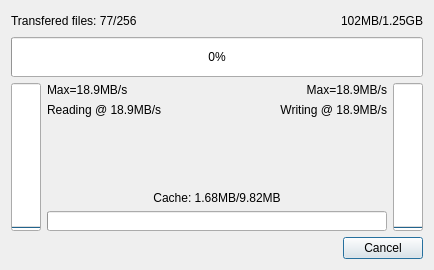
<?xml version="1.0" encoding="UTF-8"?>
<ui version="4.0">
 <class>TransferDialog</class>
 <widget class="QDialog" name="TransferDialog">
  <property name="geometry">
   <rect>
    <x>0</x>
    <y>0</y>
    <width>434</width>
    <height>270</height>
   </rect>
  </property>
  <property name="windowTitle">
   <string>Downloading the files</string>
  </property>
  <layout class="QVBoxLayout" name="verticalLayout_2">
   <item>
    <layout class="QHBoxLayout" name="horizontalLayout">
     <item>
      <widget class="QLabel" name="transfered_files">
       <property name="text">
        <string>Transfered files: 77/256</string>
       </property>
      </widget>
     </item>
     <item>
      <spacer name="horizontalSpacer">
       <property name="orientation">
        <enum>Qt::Horizontal</enum>
       </property>
       <property name="sizeHint" stdset="0">
        <size>
         <width>40</width>
         <height>20</height>
        </size>
       </property>
      </spacer>
     </item>
     <item>
      <widget class="QLabel" name="transfered_data">
       <property name="text">
        <string>102MB/1.25GB</string>
       </property>
       <property name="alignment">
        <set>Qt::AlignRight|Qt::AlignTrailing|Qt::AlignVCenter</set>
       </property>
      </widget>
     </item>
    </layout>
   </item>
   <item>
    <widget class="QProgressBar" name="transfer_bar">
     <property name="minimumSize">
      <size>
       <width>0</width>
       <height>40</height>
      </size>
     </property>
     <property name="value">
      <number>0</number>
     </property>
    </widget>
   </item>
   <item>
    <layout class="QHBoxLayout" name="horizontalLayout_3">
     <item>
      <widget class="QProgressBar" name="read_bar">
       <property name="minimumSize">
        <size>
         <width>30</width>
         <height>80</height>
        </size>
       </property>
       <property name="value">
        <number>0</number>
       </property>
       <property name="textVisible">
        <bool>false</bool>
       </property>
       <property name="orientation">
        <enum>Qt::Vertical</enum>
       </property>
      </widget>
     </item>
     <item>
      <layout class="QVBoxLayout" name="verticalLayout">
       <item>
        <layout class="QGridLayout" name="gridLayout">
         <item row="0" column="0">
          <widget class="QLabel" name="read_max">
           <property name="text">
            <string>Max=18.9MB/s</string>
           </property>
           <property name="alignment">
            <set>Qt::AlignLeading|Qt::AlignLeft|Qt::AlignVCenter</set>
           </property>
          </widget>
         </item>
         <item row="0" column="1">
          <widget class="QLabel" name="write_max">
           <property name="text">
            <string>Max=18.9MB/s</string>
           </property>
           <property name="alignment">
            <set>Qt::AlignRight|Qt::AlignTrailing|Qt::AlignVCenter</set>
           </property>
          </widget>
         </item>
         <item row="1" column="0">
          <widget class="QLabel" name="read_current">
           <property name="text">
            <string>Reading @ 18.9MB/s</string>
           </property>
           <property name="alignment">
            <set>Qt::AlignLeading|Qt::AlignLeft|Qt::AlignVCenter</set>
           </property>
          </widget>
         </item>
         <item row="1" column="1">
          <widget class="QLabel" name="write_current">
           <property name="text">
            <string>Writing @ 18.9MB/s</string>
           </property>
           <property name="alignment">
            <set>Qt::AlignRight|Qt::AlignTrailing|Qt::AlignVCenter</set>
           </property>
          </widget>
         </item>
        </layout>
       </item>
       <item>
        <spacer name="verticalSpacer">
         <property name="orientation">
          <enum>Qt::Vertical</enum>
         </property>
         <property name="sizeHint" stdset="0">
          <size>
           <width>20</width>
           <height>17</height>
          </size>
         </property>
        </spacer>
       </item>
       <item>
        <widget class="QLabel" name="cache">
         <property name="text">
          <string>Cache: 1.68MB/9.82MB</string>
         </property>
         <property name="alignment">
          <set>Qt::AlignCenter</set>
         </property>
        </widget>
       </item>
       <item>
        <widget class="QProgressBar" name="cache_bar">
         <property name="sizePolicy">
          <sizepolicy hsizetype="Expanding" vsizetype="Fixed">
           <horstretch>0</horstretch>
           <verstretch>0</verstretch>
          </sizepolicy>
         </property>
         <property name="minimumSize">
          <size>
           <width>50</width>
           <height>20</height>
          </size>
         </property>
         <property name="maximumSize">
          <size>
           <width>16777215</width>
           <height>20</height>
          </size>
         </property>
         <property name="value">
          <number>0</number>
         </property>
         <property name="textVisible">
          <bool>false</bool>
         </property>
        </widget>
       </item>
      </layout>
     </item>
     <item>
      <widget class="QProgressBar" name="write_bar">
       <property name="enabled">
        <bool>true</bool>
       </property>
       <property name="sizePolicy">
        <sizepolicy hsizetype="Fixed" vsizetype="Expanding">
         <horstretch>0</horstretch>
         <verstretch>0</verstretch>
        </sizepolicy>
       </property>
       <property name="minimumSize">
        <size>
         <width>30</width>
         <height>80</height>
        </size>
       </property>
       <property name="value">
        <number>0</number>
       </property>
       <property name="textVisible">
        <bool>false</bool>
       </property>
       <property name="orientation">
        <enum>Qt::Vertical</enum>
       </property>
      </widget>
     </item>
    </layout>
   </item>
   <item>
    <layout class="QHBoxLayout" name="horizontalLayout_2">
     <item>
      <spacer name="horizontalSpacer_2">
       <property name="orientation">
        <enum>Qt::Horizontal</enum>
       </property>
       <property name="sizeHint" stdset="0">
        <size>
         <width>40</width>
         <height>20</height>
        </size>
       </property>
      </spacer>
     </item>
     <item>
      <widget class="QDialogButtonBox" name="cancel">
       <property name="orientation">
        <enum>Qt::Horizontal</enum>
       </property>
       <property name="standardButtons">
        <set>QDialogButtonBox::Cancel</set>
       </property>
      </widget>
     </item>
    </layout>
   </item>
  </layout>
  <zorder>cancel</zorder>
  <zorder>transfer_bar</zorder>
  <zorder>transfered_files</zorder>
  <zorder>horizontalSpacer</zorder>
  <zorder>transfered_data</zorder>
  <zorder>read_bar</zorder>
  <zorder>transfered_data</zorder>
  <zorder>read_max</zorder>
  <zorder>read_current</zorder>
  <zorder>cache_bar</zorder>
  <zorder>cache</zorder>
  <zorder>write_bar</zorder>
  <zorder>write_max</zorder>
  <zorder>write_current</zorder>
  <zorder>verticalSpacer</zorder>
  <zorder>verticalSpacer_2</zorder>
  <zorder></zorder>
  <zorder>horizontalSpacer_2</zorder>
 </widget>
 <resources/>
 <connections>
  <connection>
   <sender>cancel</sender>
   <signal>accepted()</signal>
   <receiver>TransferDialog</receiver>
   <slot>accept()</slot>
   <hints>
    <hint type="sourcelabel">
     <x>248</x>
     <y>254</y>
    </hint>
    <hint type="destinationlabel">
     <x>157</x>
     <y>274</y>
    </hint>
   </hints>
  </connection>
  <connection>
   <sender>cancel</sender>
   <signal>rejected()</signal>
   <receiver>TransferDialog</receiver>
   <slot>reject()</slot>
   <hints>
    <hint type="sourcelabel">
     <x>316</x>
     <y>260</y>
    </hint>
    <hint type="destinationlabel">
     <x>286</x>
     <y>274</y>
    </hint>
   </hints>
  </connection>
 </connections>
</ui>
